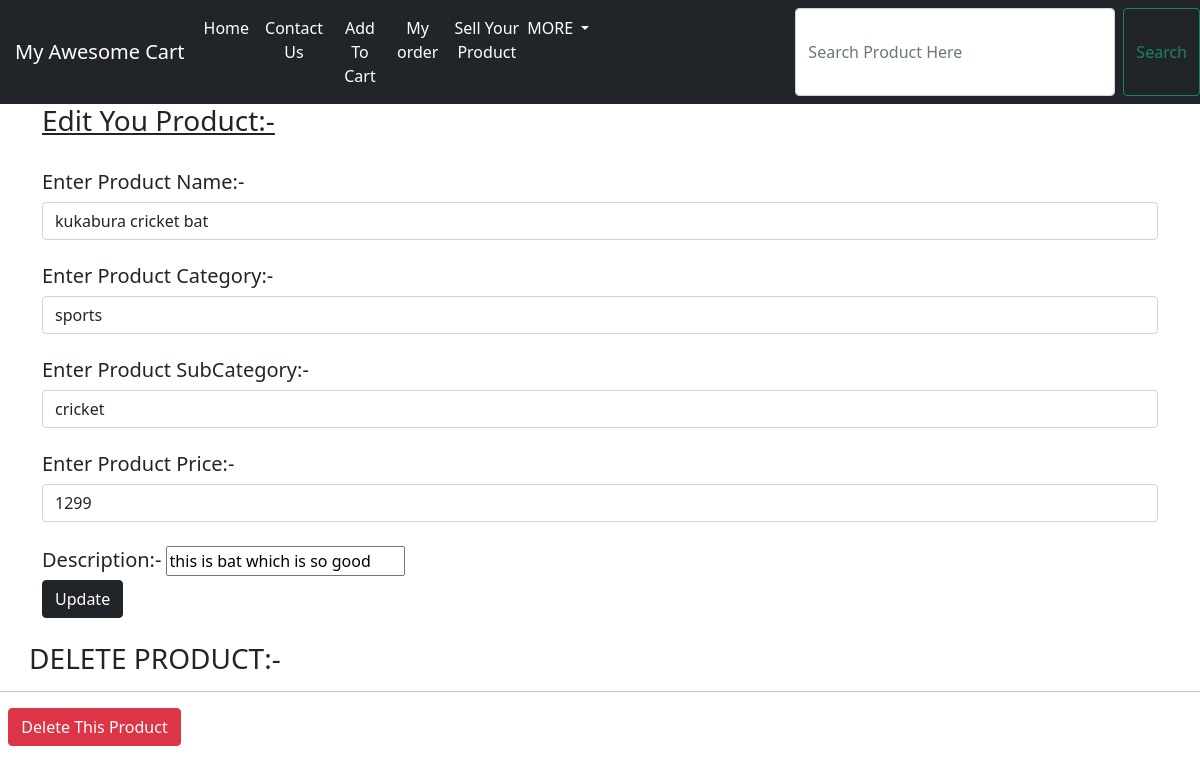
Screenshot of /shop/edit/4 with the database file from the repository.
### shop/models.py (models this page shows, shortened)
class Product(models.Model):
    product_id=models.AutoField
    product_name=models.CharField(max_length=150)
    category=models.CharField(max_length=30, default="")
    subcategory=models.CharField(max_length=50, default="")
    price=models.IntegerField(default=0)
    des=models.CharField(max_length=10000)
    admin_id=models.IntegerField(default="")
    image=models.ImageField(upload_to="shop/images")

### shop/views.py (the view)
# urls.py: path('edit/<int:myid>', views.edit, name='edit'),
def edit(request,myid):
    product = Product.objects.get(id=myid)
    return render(request,'shop/edit.html', {'product':product})

### templates/shop/edit.html (shortened to what this page needs)
{% extends 'shop/basic.html' %}
{% block body %}
    <form method="POST" action="update/{{product.id }}">
        <div class="container">
        	<h3><u>Edit You Product:-</u></h3>
        <div class="form-group">
        	<br>
            <label for="name"><h5>Enter Product Name:-</h5></label>
            <input type="text" id="name" name="product_name" value="{{ product.product_name }}" class="form-control" />
        </div>
        <br>
        <div class="form-group">
            <label for="category"><h5>Enter Product Category:-</h5></label>
            <input type="text" id="category" name="category" value="{{ product.category }}" class="form-control" />
        </div>
        <br>
        <div class="form-group">
            <label for="subcategory"><h5>Enter Product SubCategory:-</h5></label>
            <input type="text" id="subcategory" name="subcategory" value="{{ product.subcategory }}" class="form-control" />
        </div>
        <br>
        <div class="form-group">
            <label for="price"><h5>Enter Product Price:-</h5></label>
            <input type="text" id="price" name="price" value="{{ product.price }}" class="form-control" />
        </div>
        <br>
<!DOCTYPE html>
<html lang="en">
  <head>
  </head>
<body>
  <label for="des"><h5>Description:-</h5></label>
  <input name="des" id="des" value="{{product.des}}"></input>
  </body>
</html><br>
        <div class="form-group">
            <button type="submit" class="btn btn-dark">Update</button>
        </div>
    </div>
    </form>
<br>
<h3>&nbsp;&nbsp;&nbsp;&nbsp;DELETE PRODUCT:-</h3>
<hr></hr>
&nbsp;&nbsp;<button class="btn btn-danger" data-toggle="modal" data-target="#delete" >Delete This Product</button>
<br>
<br>
{% endblock %}

### templates/shop/basic.html (style rules this page uses)
@media (min-width: 780px) { .btn { position: relative; top:0px; } }

### rows the page displays
Product: product_name "kukabura cricket bat", category "sports", subcategory "cricket", price "1299", des "this is bat which is so good"
